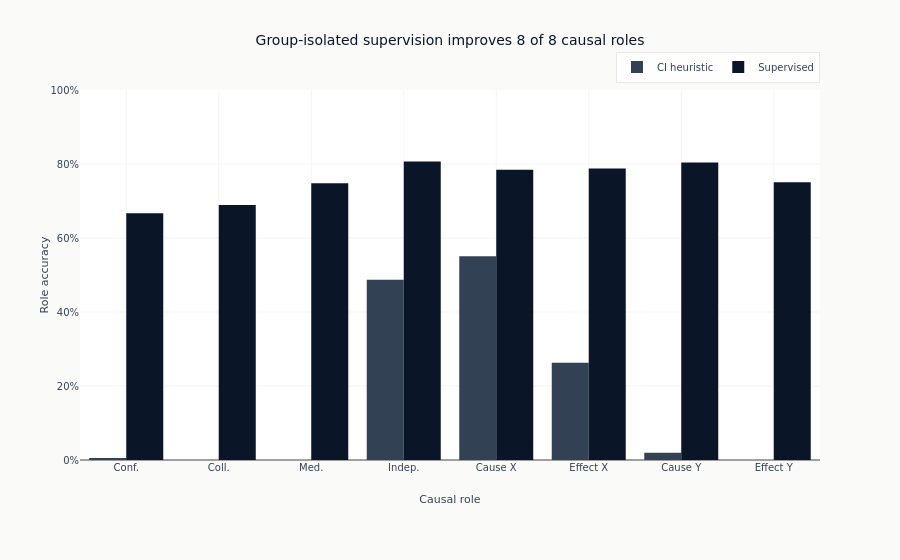

Notebook code cell kept with this figure:
### Markdown cell above
### Supervision Helps Across Roles

Comparing each role on the same datasets reveals whether the aggregate gain is broad or driven by
one dominant class.

### Code cell
improved_count = int((per_category_df["Improvement"] > 0).sum())
fig = go.Figure()
for method, color in [("CI heuristic", COLORS["neutral"]), ("Supervised", COLORS["blue"])]:
    fig.add_trace(
        go.Bar(
            x=category_compact_labels,
            y=per_category_df[method].to_list(),
            name=method,
            marker_color=color,
        )
    )
fig.update_layout(
    title=f"Group-isolated supervision improves {improved_count} of 8 causal roles",
    xaxis_title="Causal role",
    yaxis_title="Role accuracy",
    yaxis=dict(range=[0, 1], tickformat=".0%"),
    barmode="group",
    margin=dict(b=100, t=90),
    legend=dict(orientation="h", yanchor="bottom", y=1.02, xanchor="right", x=1),
)
fig.show()

### Figure 1 — Plotly figure (JSON) as saved in the notebook; plotly's stock layout.template omitted (floating-point values rounded to 4 significant figures)
{"data": [{"marker": {"color": "#334155"}, "name": "CI heuristic", "type": "bar", "x": ["Conf.", "Coll.", "Med.", "Indep.", "Cause X", "Effect X", "Cause Y", "Effect Y"], "y": [0.005208, 0.0, 0.0, 0.4873, 0.5506, 0.2629, 0.01966, 0.0]}, {"marker": {"color": "#0a1628"}, "name": "Supervised", "type": "bar", "x": ["Conf.", "Coll.", "Med.", "Indep.", "Cause X", "Effect X", "Cause Y", "Effect Y"], "y": [0.6667, 0.6889, 0.748, 0.8071, 0.7847, 0.788, 0.8041, 0.7504]}], "layout": {"barmode": "group", "legend": {"orientation": "h", "x": 1, "xanchor": "right", "y": 1.02, "yanchor": "bottom"}, "margin": {"b": 100, "t": 90}, "title": {"text": "Group-isolated supervision improves 8 of 8 causal roles"}, "xaxis": {"title": {"text": "Causal role"}}, "yaxis": {"range": [0, 1], "tickformat": ".0%", "title": {"text": "Role accuracy"}}}}
